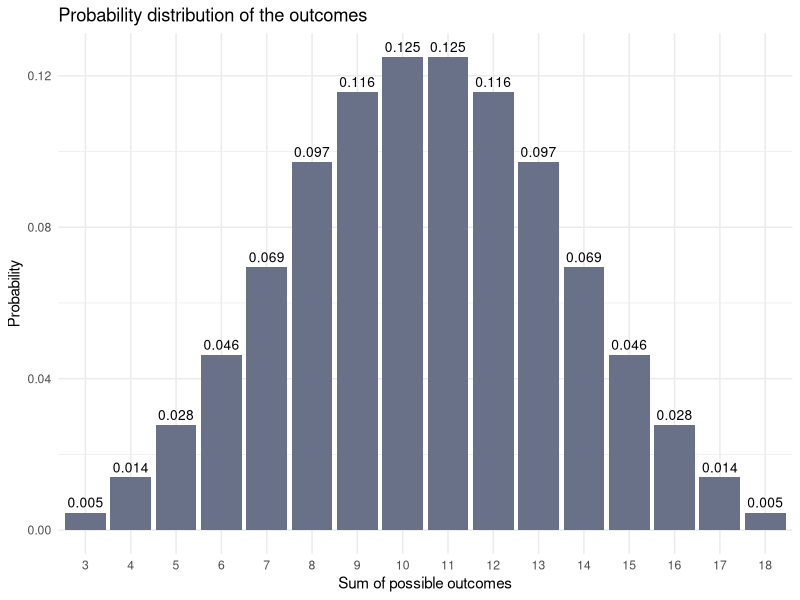
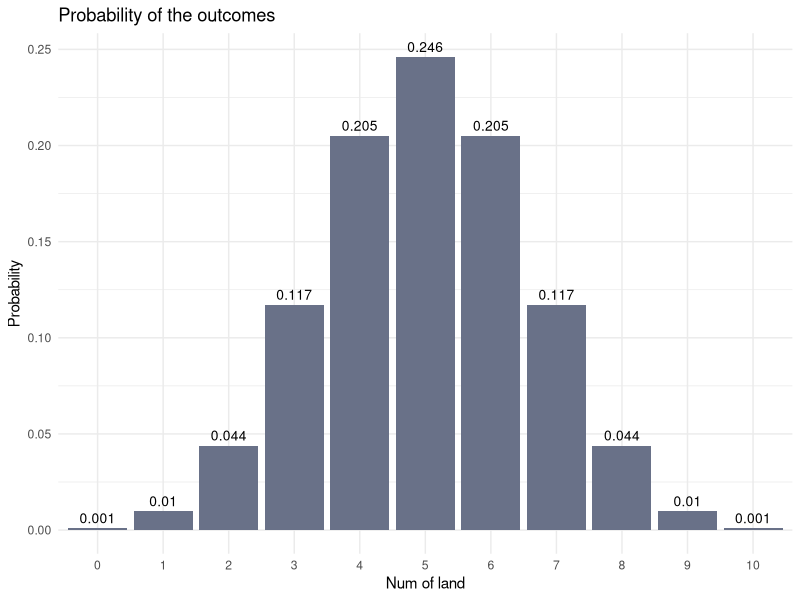
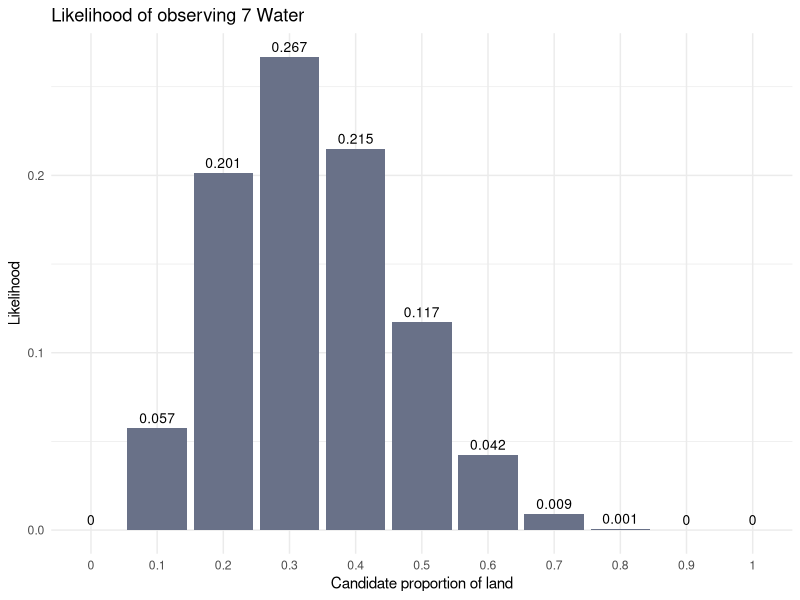

Write the R code that produced these figures, in order.
## ---- chunk 1
library(tidyr)
library(dplyr)
library(ggplot2)
library(stringi)
## ---- chunk 2
dice_seq <- seq(1:6)
dice_throws <- data.frame(
  expand.grid(dice1 = dice_seq, dice2 = dice_seq, dice3 = dice_seq)
)
## ---- chunk 3
head(dice_throws, 10)
## ---- chunk 4
tail(dice_throws, 10)
## ---- chunk 5
nrow(dice_throws)
## ---- chunk 6
dice_throws <- dice_throws %>%
  mutate(possible_sum = dice1 + dice2 + dice3)

total_sum <- nrow(dice_throws) # total number of outcomes to calculate probability

dice_summary <- dice_throws %>%
  group_by(possible_sum) %>%
  summarise(frequency = n()) %>% # count of each sum
  mutate(probability = frequency / total_sum) # probability of each sum

data.frame(dice_summary)
## ---- chunk 7
ggplot(dice_summary, aes(x = as.factor(possible_sum), y = probability)) +
  geom_bar(stat = "identity", fill = "#697188") +
  geom_text(aes(label = round(probability, 3)), vjust = -0.5, size = 3.5) +
  theme_minimal() +
  labs(
    title = "Probability distribution of the outcomes",
    x = "Sum of possible outcomes",
    y = "Probability"
  )
## ---- chunk 8
# assigning variables to avoid hardcode
given_dice <- 3
condition_sum <- 10

given_data <- dice_throws %>%
  filter(dice1 == given_dice | dice2 == given_dice | dice3 == given_dice)
  
condition_data <- given_data %>%
  filter(possible_sum >= condition_sum)

nrow(condition_data) / nrow(given_data)
## ---- chunk 9
n <- 10 # num of globe tosses
## ---- chunk 10
# create a data frame with all possible outcomes
globe <- c("L", "W")
toss_list <- replicate(n, globe, simplify = FALSE) # list of n elements with vector globe
globe_tosses <- data.frame(
  do.call(expand.grid, toss_list) # apply expand.grid to all the n elements
)

total_globe <- nrow(globe_tosses) # total number of outcomes to calculate probability

# calculate the probabilities of land occurrence
globe_tosses <- globe_tosses %>%
  mutate(count_land = rowSums(globe_tosses == "L"))

# calculate likelihood of each probability
globe_summary <- globe_tosses %>%
  group_by(count_land) %>%
  summarise(frequency = n()) %>% # count of each probability
  mutate(probability = frequency / total_globe) # likelihood of each probability

globe_summary
## ---- chunk 11
cp <- 0.5
probabilities <- dbinom(0:n, size = n, prob = cp)
globe_summary <- data.frame(count_land = 0:n, probability = probabilities)
data.frame(globe_summary)
## ---- chunk 12
ggplot(globe_summary, aes(x = as.factor(count_land), y = probability)) +
  geom_bar(stat = "identity", fill = "#697188") +
  geom_text(aes(label = round(probability, 3)), vjust = -0.5, size = 3.5) +
  theme_minimal() +
  labs(
    title = "Probability of the outcomes",
    x = "Num of land",
    y = "Probability"
  )
## ---- chunk 13
cp_land <- seq(0, 1, .1)
cp_water <- 1 - cp_land
water <- 7 # number of water observed

# probability of observing 7 water for each candidate
prob_water <- dbinom(water, size = n, prob = cp_water)
water_summary <- data.frame(cp_land = cp_land, prob_water = prob_water) %>%
  arrange(cp_land)

water_summary
## ---- chunk 14
ggplot(water_summary, aes(x = as.factor(cp_land), y = prob_water)) +
  geom_bar(stat = "identity", fill = "#697188") +
  geom_text(aes(label = round(prob_water, 3)), vjust = -0.5, size = 3.5) +
  theme_minimal() +
  labs(
    title = "Likelihood of observing 7 Water",
    x = "Candidate proportion of land",
    y = "Likelihood"
  )
## ---- chunk 15
cp_land <- seq(0, 1, .1) # repeat not to search above

probabilities_all <- data.frame(matrix(ncol = length(cp_land), nrow = 0)) # create empty df
for (i in 1:n) {
  probabilities_all <- rbind(probabilities_all, dbinom(0:n, size = n, prob = cp_land[i]))
}
colnames(probabilities_all) <- c(cp_land)
probabilities_all
